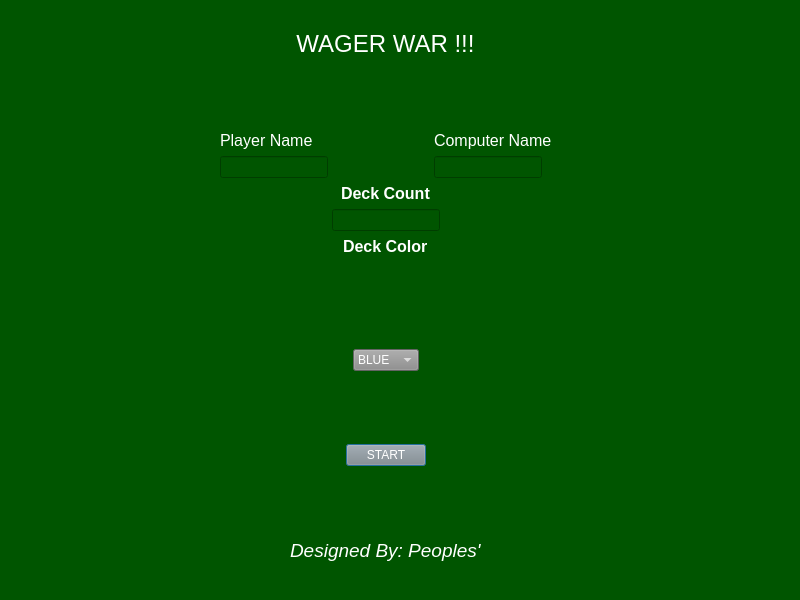
<?xml version="1.0" encoding="UTF-8"?>
<ui version="4.0">
 <class>Dialog</class>
 <widget class="QDialog" name="Dialog">
  <property name="geometry">
   <rect>
    <x>0</x>
    <y>0</y>
    <width>800</width>
    <height>600</height>
   </rect>
  </property>
  <property name="sizePolicy">
   <sizepolicy hsizetype="Maximum" vsizetype="Maximum">
    <horstretch>0</horstretch>
    <verstretch>0</verstretch>
   </sizepolicy>
  </property>
  <property name="windowTitle">
   <string>Dialog</string>
  </property>
  <property name="styleSheet">
   <string notr="true">background-color: rgb(0, 85, 0);</string>
  </property>
  <widget class="QWidget" name="layoutWidget">
   <property name="geometry">
    <rect>
     <x>220</x>
     <y>30</y>
     <width>332</width>
     <height>532</height>
    </rect>
   </property>
   <layout class="QGridLayout" name="gridLayout">
    <property name="sizeConstraint">
     <enum>QLayout::SetMinAndMaxSize</enum>
    </property>
    <item row="6" column="0">
     <spacer name="verticalSpacer_3">
      <property name="orientation">
       <enum>Qt::Vertical</enum>
      </property>
      <property name="sizeHint" stdset="0">
       <size>
        <width>20</width>
        <height>40</height>
       </size>
      </property>
     </spacer>
    </item>
    <item row="10" column="0">
     <spacer name="verticalSpacer_2">
      <property name="orientation">
       <enum>Qt::Vertical</enum>
      </property>
      <property name="sizeHint" stdset="0">
       <size>
        <width>20</width>
        <height>40</height>
       </size>
      </property>
     </spacer>
    </item>
    <item row="9" column="0" alignment="Qt::AlignHCenter">
     <widget class="QPushButton" name="StartButton">
      <property name="styleSheet">
       <string notr="true">color: rgb(255, 255, 255);
background-color: rgb(138, 138, 138);</string>
      </property>
      <property name="text">
       <string>START</string>
      </property>
     </widget>
    </item>
    <item row="11" column="0" alignment="Qt::AlignHCenter">
     <widget class="QLabel" name="DesignedByLabel">
      <property name="text">
       <string>&lt;html&gt;&lt;head/&gt;&lt;body&gt;&lt;p&gt;&lt;span style=&quot; font-size:14pt; font-style:italic; color:#ffffff;&quot;&gt;Designed By: Peoples'&lt;/span&gt;&lt;/p&gt;&lt;/body&gt;&lt;/html&gt;</string>
      </property>
     </widget>
    </item>
    <item row="2" column="0">
     <layout class="QHBoxLayout" name="horizontalLayout">
      <item>
       <layout class="QVBoxLayout" name="verticalLayout">
        <item>
         <widget class="QLabel" name="PlayerNameLabel">
          <property name="text">
           <string>&lt;html&gt;&lt;head/&gt;&lt;body&gt;&lt;p&gt;&lt;span style=&quot; font-size:12pt; color:#ffffff;&quot;&gt;Player Name&lt;/span&gt;&lt;/p&gt;&lt;/body&gt;&lt;/html&gt;</string>
          </property>
         </widget>
        </item>
        <item>
         <widget class="QLineEdit" name="PlayerNameInputBox">
          <property name="styleSheet">
           <string notr="true">color: rgb(255, 255, 255);</string>
          </property>
         </widget>
        </item>
       </layout>
      </item>
      <item>
       <spacer name="horizontalSpacer">
        <property name="orientation">
         <enum>Qt::Horizontal</enum>
        </property>
        <property name="sizeHint" stdset="0">
         <size>
          <width>40</width>
          <height>20</height>
         </size>
        </property>
       </spacer>
      </item>
      <item>
       <layout class="QFormLayout" name="formLayout">
        <item row="0" column="0">
         <widget class="QLabel" name="ComputerNameLabel">
          <property name="text">
           <string>&lt;html&gt;&lt;head/&gt;&lt;body&gt;&lt;p&gt;&lt;span style=&quot; font-size:12pt; color:#ffffff;&quot;&gt;Computer Name&lt;/span&gt;&lt;/p&gt;&lt;/body&gt;&lt;/html&gt;</string>
          </property>
         </widget>
        </item>
        <item row="1" column="0">
         <widget class="QLineEdit" name="ComputerNameInputBox">
          <property name="styleSheet">
           <string notr="true">color: rgb(255, 255, 255);</string>
          </property>
         </widget>
        </item>
       </layout>
      </item>
     </layout>
    </item>
    <item row="1" column="0">
     <spacer name="verticalSpacer">
      <property name="orientation">
       <enum>Qt::Vertical</enum>
      </property>
      <property name="sizeHint" stdset="0">
       <size>
        <width>20</width>
        <height>40</height>
       </size>
      </property>
     </spacer>
    </item>
    <item row="3" column="0">
     <layout class="QVBoxLayout" name="verticalLayout_2">
      <item alignment="Qt::AlignHCenter">
       <widget class="QLabel" name="DeckCountLabel">
        <property name="text">
         <string>&lt;html&gt;&lt;head/&gt;&lt;body&gt;&lt;p&gt;&lt;span style=&quot; font-size:12pt; font-weight:600; color:#ffffff;&quot;&gt;Deck Count&lt;/span&gt;&lt;/p&gt;&lt;/body&gt;&lt;/html&gt;</string>
        </property>
       </widget>
      </item>
      <item alignment="Qt::AlignHCenter">
       <widget class="QLineEdit" name="DeckCountLineEdit">
        <property name="styleSheet">
         <string notr="true">color: rgb(255, 255, 255);</string>
        </property>
       </widget>
      </item>
     </layout>
    </item>
    <item row="5" column="0">
     <widget class="QLabel" name="DeckColorPixMap">
      <property name="text">
       <string>&lt;html&gt;&lt;head/&gt;&lt;body&gt;&lt;p align=&quot;center&quot;&gt;&lt;img src=&quot;:/Main/production/blueBackVert.bmp&quot;/&gt;&lt;/p&gt;&lt;/body&gt;&lt;/html&gt;</string>
      </property>
     </widget>
    </item>
    <item row="8" column="0">
     <spacer name="verticalSpacer_4">
      <property name="orientation">
       <enum>Qt::Vertical</enum>
      </property>
      <property name="sizeHint" stdset="0">
       <size>
        <width>20</width>
        <height>40</height>
       </size>
      </property>
     </spacer>
    </item>
    <item row="7" column="0" alignment="Qt::AlignHCenter">
     <widget class="QComboBox" name="DeckColorInputBox">
      <property name="styleSheet">
       <string notr="true">color: rgb(255, 255, 255);
background-color: rgb(138, 138, 138);</string>
      </property>
      <item>
       <property name="text">
        <string>BLUE</string>
       </property>
      </item>
      <item>
       <property name="text">
        <string>CAMO</string>
       </property>
      </item>
      <item>
       <property name="text">
        <string>RED</string>
       </property>
      </item>
     </widget>
    </item>
    <item row="4" column="0" alignment="Qt::AlignHCenter">
     <widget class="QLabel" name="DeckColorLabel">
      <property name="text">
       <string>&lt;html&gt;&lt;head/&gt;&lt;body&gt;&lt;p&gt;&lt;span style=&quot; font-size:12pt; font-weight:600; color:#ffffff;&quot;&gt;Deck Color&lt;/span&gt;&lt;/p&gt;&lt;/body&gt;&lt;/html&gt;</string>
      </property>
     </widget>
    </item>
    <item row="0" column="0" alignment="Qt::AlignHCenter">
     <widget class="QLabel" name="wagerWarTitle">
      <property name="styleSheet">
       <string notr="true">color: rgb(255, 255, 255);</string>
      </property>
      <property name="text">
       <string>&lt;html&gt;&lt;head/&gt;&lt;body&gt;&lt;p align=&quot;center&quot;&gt;&lt;span style=&quot; font-size:18pt; color:#ffffff;&quot;&gt;WAGER WAR !!!&lt;/span&gt;&lt;/p&gt;&lt;/body&gt;&lt;/html&gt;</string>
      </property>
     </widget>
    </item>
   </layout>
  </widget>
 </widget>
 <resources>
  <include location="../resources/re1.qrc"/>
 </resources>
 <connections/>
</ui>
